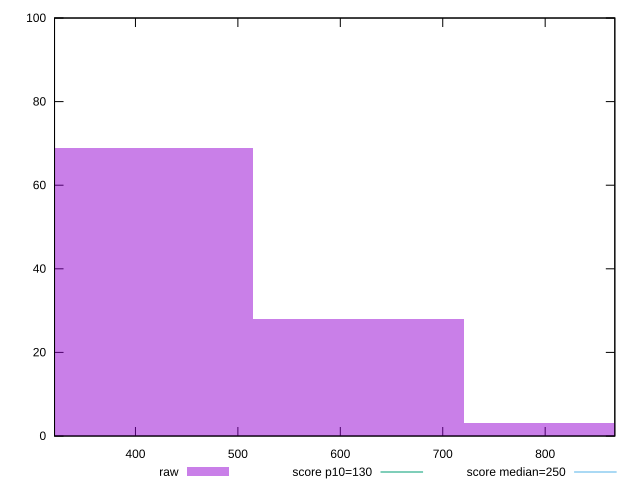

Generate this figure with gnuplot:
reset

$raw <<EOF
823.264632866352 3
617.448474649764 28
411.632316433176 69
EOF

set key outside below
set boxwidth 205.816158216588
set xrange [321:868.0000000000036]
set yrange [0:100]
set trange [0:100]
set style fill transparent solid 0.5 noborder

set parametric
set terminal svg size 640, 490 enhanced background rgb 'white'
set output "report_00017_2021-02-10T15-08-03.406Z/max-potential-fid/samples/pages/raw/histogram.svg"

plot $raw title "raw" with boxes, \
     130,t title "score p10=130", \
     250,t title "score median=250"

reset
